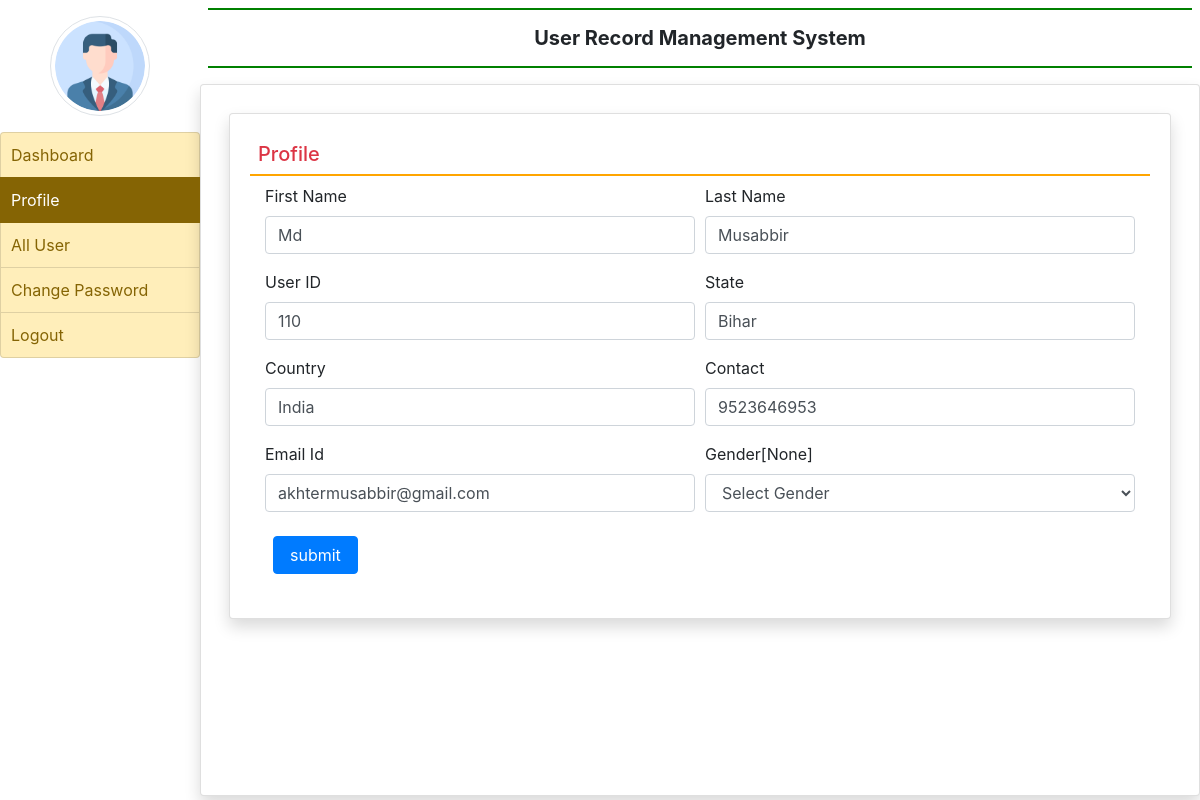
Screenshot of /profile (signed in) with the database file from the repository.
### users/models.py (models this page shows, shortened)
class UserDetail(models.Model):
    user=models.ForeignKey(User,on_delete=models.CASCADE)
    empcode=models.CharField(max_length=50)
    state=models.CharField(max_length=50,null=True)
    country=models.CharField(max_length=50,null=True)
    contact=models.CharField(max_length=15, null=True)
    gender=models.CharField(max_length=15, null=True)

### users/views.py (the view, shortened to what this page needs)
# urls.py: path('profile',profile,name='profile'),
def profile(request):
    if not request.user.is_authenticated:
        return redirect('user_login')
    error=""
    user=request.user
    users=UserDetail.objects.get(user=user)
    return render(request,'profile.html',locals())

### users/templates/profile.html (shortened to what this page needs)
{% extends 'user_base.html' %}
{% block main%}
<div class="card shadow m-2">
    <div class="card-body">
       <h5 class="p-2 text-danger" style="border-bottom:2px solid orange;">Profile</h5>
       <div class="container-fluid">
        <form method="post" name="signup" onsubmit="return checkpassword()">
            <div class="form-row">
                <div class="col-sm-6">
                    <div class="form-group">
                        <label for="">First Name</label>
                        <input type="text" name="firstname" class="form-control" placeholder="Enter first Name" pattern="[A-Za-z]+" value="{{users.user.first_name}}">
                    </div>
                </div>
                <div class="col-sm-6">
                    <div class="form-group">
                        <label for="">Last Name</label>
                        <input type="text" name="lastname" class="form-control" placeholder="Enter last Name" pattern="[A-Za-z]+"  value="{{users.user.last_name}}">
                    </div>
                </div>
                <div class="col-sm-6">
                    <div class="form-group">
                        <label for="">User ID</label>
                        <input type="text" name="empcode" class="form-control" placeholder="Enter User Id" pattern="[0-9]+" value="{{users.empcode}}" >
                    </div>
                </div>
                <div class="col-sm-6">
                    <div class="form-group">
                        <label for="">State</label>
                        <input type="text" name="state" class="form-control" placeholder="State" value="{{ users.state}}">
                    </div>
                </div>
                <div class="col-sm-6">
                    <div class="form-group">
                        <label for="">Country</label>
                        <input type="text" name="country" class="form-control" placeholder="Country" value="{{ users.country}}">
                    </div>
                </div>
                <div class="col-sm-6">
                    <div class="form-group">
                        <label for="">Contact</label>
                        <input type="text" name="contact" class="form-control" placeholder="Contact Number" value="{{ users.contact}}">
                    </div>
                </div>
                <div class="col-sm-6">
                    <div class="form-group">
                        <label for="">Email Id</label>
                        <input type="email" name="email" class="form-control" placeholder="Email id" value="{{ users.user.username}}">
                    </div>
                </div>
                <div class="col-sm-6">
                    <div class="form-group">
                        <label for="">Gender[{{ users.gender}}] </label>
                        <select name="gender" class="form-control">
                            <option value="None">Select Gender</option>
                        </select>
                    </div>
                </div>
            </div>
            <input type="submit" value="submit" class="m-2 px-3 btn btn-primary">
        </form>
       </div>
    </div>
</div>
{% endblock%}

### rows the page displays
UserDetail: firstname "Md", lastname "Musabbir", empcode "110", state "Bihar", country "India", contact "9523646953", email "akhtermusabbir@gmail.com", gender "None"
